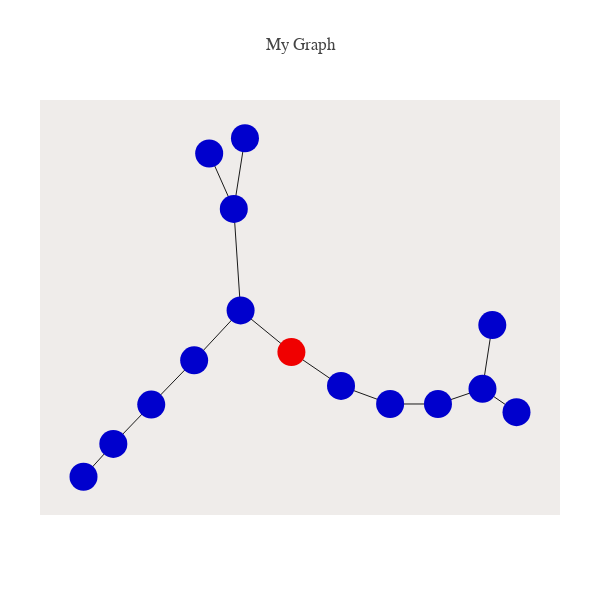

The notebook cell saved with this chart:
### Code cell
k= 5
Theta= 2.04

sim_keys, leaves, edges= SimIII(k= k, Theta= Theta)

node_list= list(sim_keys.keys())
plot_phyl_net([],leaves,node_list,edges,
              nodes_as_seqs= nodes_as_seqs,root= root)

### Figure 1 — Plotly figure (JSON) as saved in the notebook; plotly's stock layout.template omitted (floating-point values rounded to 4 significant figures)
{"data": [{"hoverinfo": "none", "line": {"color": "rgb(25,25,25)", "width": 1}, "mode": "lines", "type": "scatter", "uid": "9d4a2646-ae44-4759-8c8d-47d78509e02d", "x": [-0.9534, -0.8189, null, -0.3864, -0.2753, null, -0.2251, -0.2753, null, 1, 0.8465, null, 0.8908, 0.8465, null, 0.8465, 0.6457, null, -0.2753, -0.2447, null, -0.2447, -0.01546, null, -0.2447, -0.4542, null, -0.01546, 0.2083, null, -0.4542, -0.6478, null, -0.6478, -0.8189, null, 0.2083, 0.4299, null, 0.4299, 0.6457, null], "y": [-0.2971, -0.2233, null, 0.4295, 0.3049, null, 0.4637, 0.3049, null, -0.152, -0.09942, null, 0.04386, -0.09942, null, -0.09942, -0.1335, null, 0.3049, 0.07676, null, 0.07676, -0.01689, null, 0.07676, -0.03532, null, -0.01689, -0.09296, null, -0.03532, -0.1348, null, -0.1348, -0.2233, null, -0.09296, -0.1335, null, -0.1335, -0.1335, null]}, {"hoverinfo": "text", "marker": {"color": ["rgb(0,0,205)", "rgb(0,0,205)", "rgb(0,0,205)", "rgb(0,0,205)", "rgb(0,0,205)", "rgb(0,0,205)", "rgb(0,0,205)", "rgb(0,0,205)", "rgb(240,0,0)", "rgb(0,0,205)", "rgb(0,0,205)", "rgb(0,0,205)", "rgb(0,0,205)", "rgb(0,0,205)", "rgb(0,0,205)"], "size": 28}, "mode": "markers", "text": ["0", "1", "2", "3", "4", "t: 0.111", "t: 0.133", "t: 0.749", "root: t: 1.67", "mut t: 0.333", "mut t: 0.234", "mut t: 0.092", "mut t: 1.322", "mut t: 0.58", "mut t: 0.323"], "type": "scatter", "uid": "97385068-e2ef-4b66-89b2-01d8572f15b4", "x": [-0.9534, -0.3864, -0.2251, 1, 0.8908, 0.8465, -0.2753, -0.2447, -0.01546, -0.4542, -0.6478, -0.8189, 0.2083, 0.4299, 0.6457], "y": [-0.2971, 0.4295, 0.4637, -0.152, 0.04386, -0.09942, 0.3049, 0.07676, -0.01689, -0.03532, -0.1348, -0.2233, -0.09296, -0.1335, -0.1335]}], "layout": {"autosize": false, "font": {"family": "Balto"}, "height": 600, "hovermode": "closest", "margin": {"b": 85, "l": 40, "pad": 0, "r": 40, "t": 100}, "plot_bgcolor": "#efecea", "showlegend": false, "title": {"text": "My Graph"}, "width": 600, "xaxis": {"showgrid": false, "showline": false, "showticklabels": false, "title": {"text": ""}, "zeroline": false}, "yaxis": {"showgrid": false, "showline": false, "showticklabels": false, "title": {"text": ""}, "zeroline": false}}}
